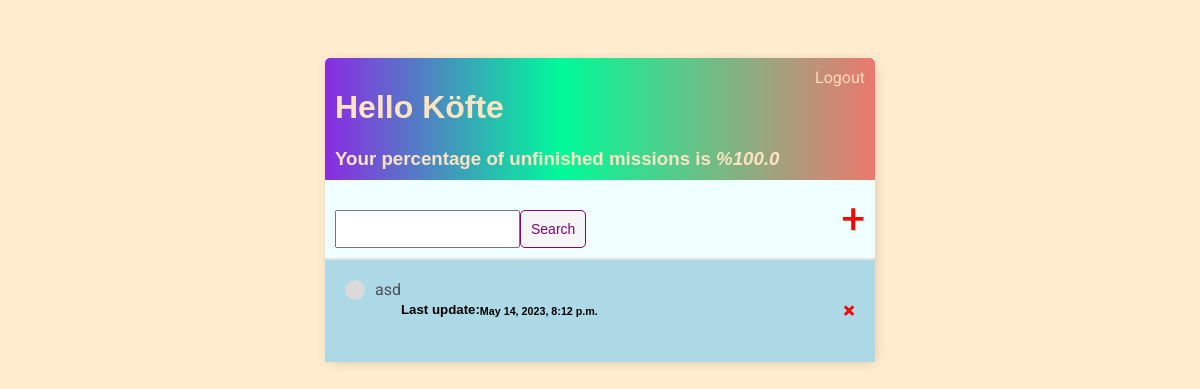
The app's page / (signed in), older data.
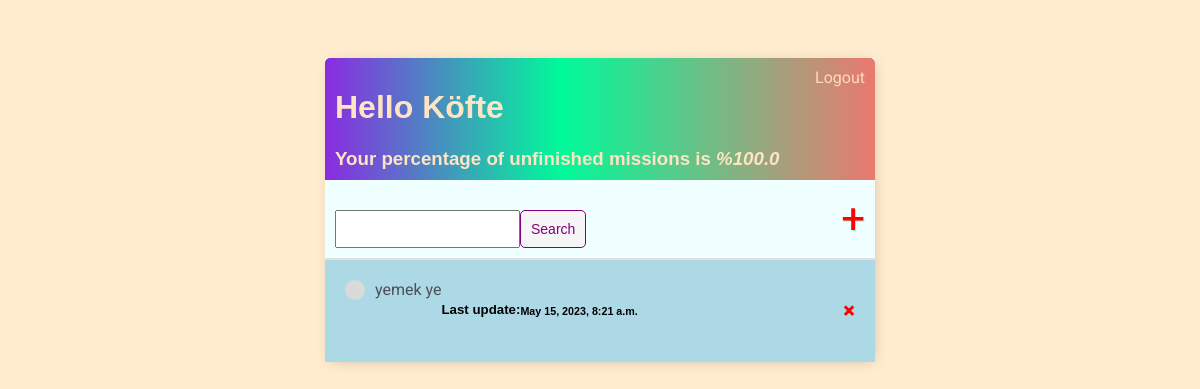
The same page, newer data.
### base/models.py (models this page shows)
class Task(models.Model):
    user=models.ForeignKey(
        User , on_delete=models.CASCADE,null=True,blank=True
    )
    title=models.CharField(max_length=200)
    description=models.TextField(null=True,blank=True)
    complete = models.BooleanField(default=False)
    created=models.DateTimeField(auto_now_add=True)
    def __str__(self):
        return self.title
    class Meta:
        ordering = ["complete"]

### base/views.py (the view)
# urls.py: path("", TaskList.as_view(), name="tasks"),
class TaskList(LoginRequiredMixin,ListView):
    model = Task
    context_object_name = "tasks"
    def get_context_data(self, **kwargs):
        context=super().get_context_data(**kwargs)
        context["tasks"] = context["tasks"].filter(user=self.request.user)
        context["count"] = context["tasks"].filter(complete=False).count()
        context["total"]=context["tasks"].count()
        if(context["total"]!=0):
            context["percantage"]=(context["count"]/context["total"])*100
        search_input=self.request.GET.get("search-area")or ""
        if search_input:
            context["tasks"] = context["tasks"].filter(title__startswith=search_input)
        context["search_input"]=search_input;
        return context

### base/templates/base/task_list.html
{% extends "base/main.html" %}
{% block content %}
<div class="header-bar">
    <div>
        <h1>Hello {{ request.user|title }}</h1>
        <h3 style="margin:0">Your percentage of unfinished missions is  <i> %{{ percantage }}</i></h3>
    </div>
    {% if request.user.is_authenticated%}
    <a href="{% url "logout" %}">Logout</a>
    {% else %}
    <a href="{% url "login" %}">Login</a>
    {% endif %}
</div>
<div id="search-add-wrapper">
<form method="GET" style="margin-top: 20px;display: flex">
    <input type="text" name="search-area" value="{{ search_input }}">
    <input class="button" type="submit" value="Search">
</form>
    <a id="add-link" href="{% url "task-create" %}">&#x2b;</a>
</div>
<div class="task-items-wrapper">
    {% for task in tasks %}
    <div class="task-wrapper">
        {% if task.complete %}
        <div class="task-title">
             <div class="task-complete-icon"></div>
             <i><s><a href="{% url "task-update" task.id %}">{{ task }}</a> </s></i>
        </div>
        <a class="delete-link" href="{% url "task-delete" task.id %}">&#215;</a>
        {% else %}
        <div class="task-title">
            <div class="task-incomplete-icon"></div>
            <a href="{% url "task-update" task.id %}">{{ task }} </a>
            <h5>Last update: </h5>
            <h6>{{ task.created }}</h6>
        </div>
        <a class="delete-link" href="{% url "task-delete" task.id %}">&#215;</a>
        {% endif %}
    </div>
{% empty %}
<h3>No items in list</h3>
{% endfor %}
</div>
{% endblock %}

Row changes from the older to the newer data that the page shows:
removed Task: title "asd", created "May 14, 2023, 8:12 p.m."
added Task: title "yemek ye", created "May 15, 2023, 8:21 a.m."
